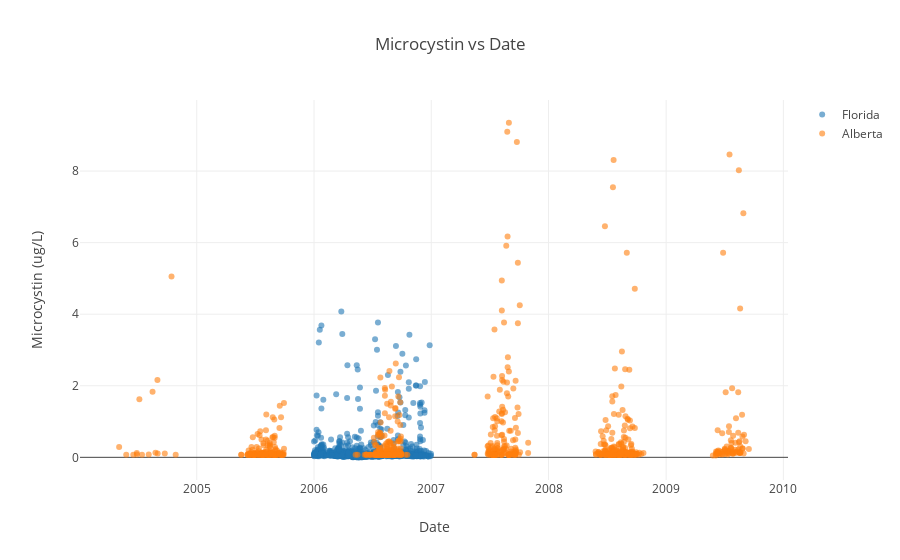

Notebook cell for this chart:
### Code cell
alberta = alberta[((alberta['Microcystin (ug/L)'] - alberta['Microcystin (ug/L)'].mean()) / alberta['Microcystin (ug/L)'].std()).abs() < 3]
florida = florida[((florida['Microcystin (ug/L)'] - florida['Microcystin (ug/L)'].mean()) / florida['Microcystin (ug/L)'].std()).abs() < 3]

alberta_x=alberta['DATETIME']
alberta_y=alberta['Microcystin (ug/L)']

florida_x=florida['DATETIME']
florida_y=florida['Microcystin (ug/L)']

layout = go.Layout(
    title="Microcystin vs Date", 
    xaxis={'title':'Date'}, 
    yaxis={'title':'Microcystin (ug/L)'}
)

a = go.Scatter(
    x=alberta_x,
    y=alberta_y,
    mode='markers',
    marker={
   'opacity': 0.6,
    },
    name='Alberta'
)

f = go.Scatter(
    x=florida_x,
    y=florida_y,
    mode='markers',
    marker={
   'opacity': 0.6,
    },
    name='Florida'
)

fig = {
    'data': [f, a],
    'layout': layout
}

iplot(fig)

### Figure 1 — Plotly figure (JSON) as saved in the notebook; plotly's stock layout.template omitted (floating-point values rounded to 4 significant figures; data arrays with more than 128 entries replaced by an {"elided": "..."} marker saying what was removed)
{"data": [{"marker": {"opacity": 0.6}, "mode": "markers", "name": "Florida", "type": "scatter", "uid": "868c0448-d3f1-11e8-8f77-b0fc36327fe6", "x": {"elided": "853 str values"}, "y": {"elided": "853 float values"}}, {"marker": {"opacity": 0.6}, "mode": "markers", "name": "Alberta", "type": "scatter", "uid": "868c0e66-d3f1-11e8-8f77-b0fc36327fe6", "x": {"elided": "778 str values"}, "y": {"elided": "778 float values"}}], "layout": {"title": "Microcystin vs Date", "xaxis": {"title": "Date"}, "yaxis": {"title": "Microcystin (ug/L)"}}}
